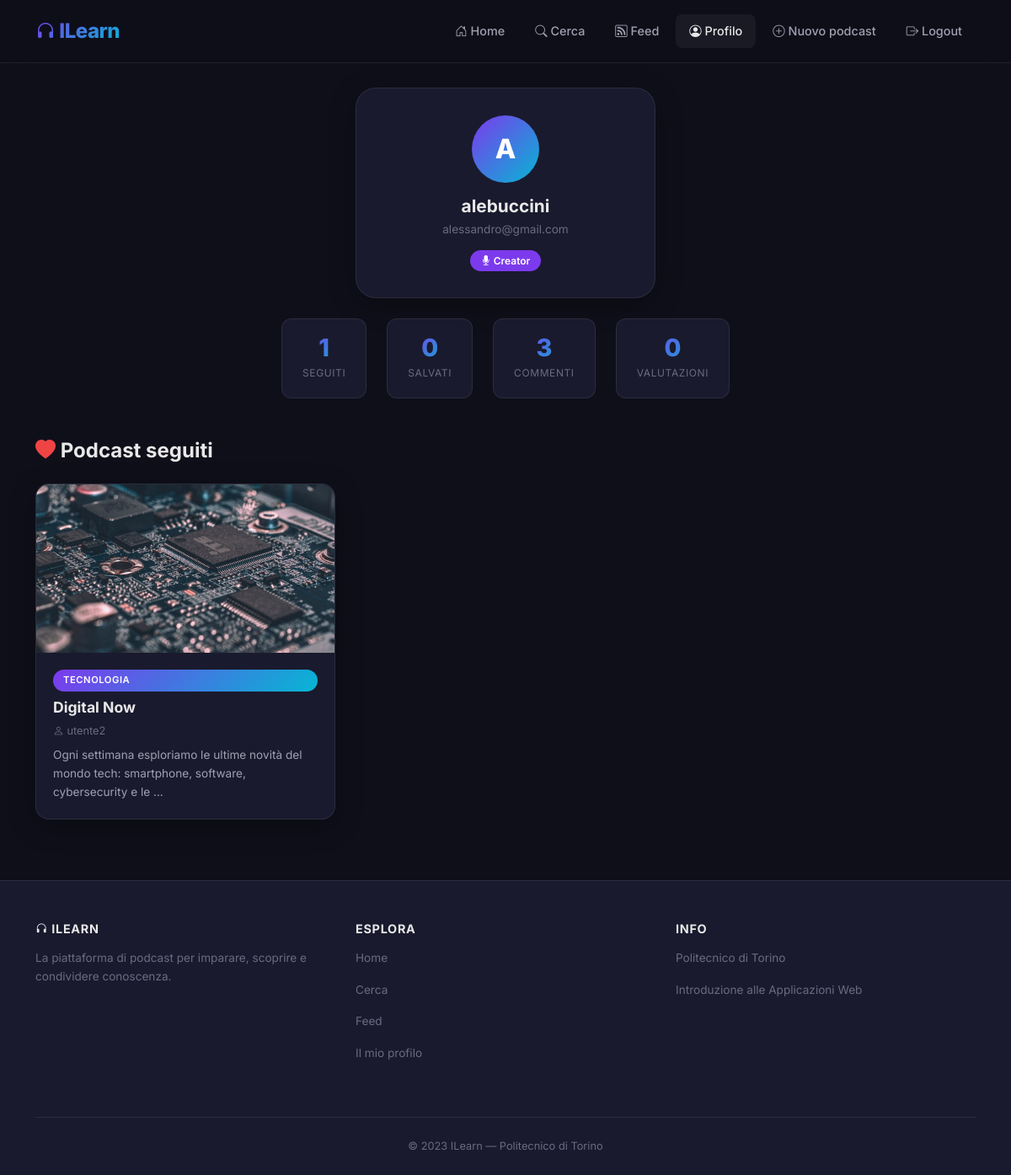
Screenshot of /profilo/5 (signed in) with the database file from the repository.
### tables this page shows
CREATE TABLE "UTENTI" (
	"ID"	INTEGER NOT NULL,
	"Email"	TEXT NOT NULL,
	"Username"	TEXT NOT NULL,
	"Password"	TEXT NOT NULL,
	"Tipo"	INTEGER NOT NULL,
	PRIMARY KEY("ID" AUTOINCREMENT)
);

CREATE TABLE "FOLLOW" (
	"podcast_id"	INTEGER NOT NULL,
	"utente_id"	INTEGER NOT NULL,
	FOREIGN KEY("podcast_id") REFERENCES "PODCAST"("podcast_id") ON DELETE CASCADE,
	FOREIGN KEY("utente_id") REFERENCES "UTENTI"("ID") ON DELETE CASCADE
);

CREATE TABLE "PODCAST" (
	"podcast_id"	INTEGER NOT NULL,
	"Titolo"	TEXT NOT NULL,
	"Descrizione"	TEXT NOT NULL,
	"Categoria"	TEXT NOT NULL,
	"utente_id"	INTEGER NOT NULL,
	"Estensione"	TEXT NOT NULL,
	PRIMARY KEY("podcast_id" AUTOINCREMENT),
	FOREIGN KEY("utente_id") REFERENCES "UTENTI"("ID") ON DELETE CASCADE
);

### app.py (the view)
@app.route('/profilo/<int:user_id>')
@login_required
def profilo(user_id):
    podcast_seguiti = db_interaction.get_podcast_seguiti(user_id)
    id_podcast_seguiti = db_interaction.get_id_podcast_seguiti(user_id)
    user = db_interaction.get_user_by_id(user_id)
    episodi_salvati = db_interaction.get_episodi_salvati(user_id)
    stats = db_interaction.get_user_stats(user_id)
    isactive = True
    return render_template('profilo.html', podcast_seguiti=podcast_seguiti, user=user,
                           isactive=isactive, id_podcast_seguiti=id_podcast_seguiti,
                           episodi_salvati=episodi_salvati, stats=stats)

### app.py (called while the page is built)
@login_manager.user_loader
def load_user(user_id):
    db_user = db_interaction.get_user_with_password_by_id(user_id)
    user = User(id=db_user['ID'], email=db_user['Email'], password=db_user['Password'], type=db_user['Tipo'], username=db_user['Username'])
    return user

### db_interaction.py (called while the page is built)
def get_user_with_password_by_id(id):
    conn = sqlite3.connect('db/podcast.db')
    conn.row_factory = sqlite3.Row
    cursor = conn.cursor()
    sql = 'SELECT * FROM UTENTI WHERE ID = ?'
    cursor.execute(sql, (id,))
    user = cursor.fetchone()
    cursor.close()
    conn.close()
    return user

def get_user_by_id(id):
    conn = sqlite3.connect('db/podcast.db')
    conn.row_factory = sqlite3.Row
    cursor = conn.cursor()
    sql = 'SELECT ID, Email, Username, Tipo FROM UTENTI WHERE ID = ?'
    cursor.execute(sql, (id,))
    user = cursor.fetchone()
    cursor.close()
    conn.close()
    return user

def get_id_podcast_seguiti(user_id):
    seguiti = []
    conn = sqlite3.connect('db/podcast.db')
    conn.row_factory = sqlite3.Row
    cursor = conn.cursor()
    sql = 'SELECT FOLLOW.podcast_id FROM FOLLOW, PODCAST WHERE FOLLOW.podcast_id = PODCAST.podcast_id AND FOLLOW.utente_id = ?'
    cursor.execute(sql, (user_id,))
    result = cursor.fetchall() #elenco IDSerie in un oggetto row
    for row in result:
        elem = row[0]
        seguiti.append(elem)
    cursor.close()
    conn.close()
    return seguiti

def get_podcast_seguiti(userid):
    conn = sqlite3.connect('db/podcast.db')
    conn.row_factory = sqlite3.Row
    cursor = conn.cursor()
    sql = 'SELECT * FROM PODCAST, FOLLOW, UTENTI WHERE PODCAST.podcast_id = FOLLOW.podcast_id AND PODCAST.utente_id = UTENTI.ID AND FOLLOW.utente_id = ?'
    cursor.execute(sql, (userid,))
    podcasts = cursor.fetchall()
    cursor.close()
    conn.close()
    return podcasts

def get_episodi_salvati(utente_id):
    conn = sqlite3.connect('db/podcast.db')
    conn.row_factory = sqlite3.Row
    cursor = conn.cursor()
    cursor.execute('''
        SELECT E.*, P.Titolo AS PodcastTitolo, P.podcast_id, P.Estensione AS PodcastEstensione, S.DataSalvataggio
        FROM SALVATI S
        JOIN EPISODI E ON S.episodio_id = E.episodio_id
        JOIN PODCAST P ON E.podcast_id = P.podcast_id
        WHERE S.utente_id = ?
        ORDER BY S.DataSalvataggio DESC
    ''', (utente_id,))
    result = cursor.fetchall()
    cursor.close()
    conn.close()
    return result

### templates/profilo.html (shortened to what this page needs)
{% extends "base.html" %}
{% block profilo_active %}active{% endblock %}
{% block content %}
<div class="py-4">
    <div class="row justify-content-center mb-4">
        <div class="col-md-5 col-lg-4" data-aos="fade-up">
            <div class="profile-card">
                <div class="profile-avatar">{{ user.Username[0]|upper }}</div>
                <h4 class="profile-username">{{ user.Username }}</h4>
                <p class="profile-email">{{ user.Email }}</p>
                {% if user.Tipo == 1 %}
                <span class="badge-creator"><i class="bi bi-mic-fill"></i> Creator</span>
                {% else %}
                <span class="badge-listener"><i class="bi bi-headphones"></i> Ascoltatore</span>
                {% endif %}
            </div>
        </div>
    </div>
    {% if stats %}
    <div class="profile-stats mb-5" data-aos="fade-up" data-aos-delay="100">
        <div class="profile-stat-card">
            <div class="profile-stat-number">{{ stats.seguiti }}</div>
            <div class="profile-stat-label">Seguiti</div>
        </div>
        <div class="profile-stat-card">
            <div class="profile-stat-number">{{ stats.salvati }}</div>
            <div class="profile-stat-label">Salvati</div>
        </div>
        <div class="profile-stat-card">
            <div class="profile-stat-number">{{ stats.commenti }}</div>
            <div class="profile-stat-label">Commenti</div>
        </div>
        <div class="profile-stat-card">
            <div class="profile-stat-number">{{ stats.valutazioni }}</div>
            <div class="profile-stat-label">Valutazioni</div>
        </div>
    </div>
    {% endif %}
    <h5 class="section-heading" data-aos="fade-up"><i class="bi bi-heart-fill" style="color: #ef4444;"></i> Podcast seguiti</h5>
    {% if podcast_seguiti %}
    <div class="row row-cols-1 row-cols-md-2 row-cols-lg-3 g-4 pb-5">
        {% for podcast in podcast_seguiti %}
        <div class="col" data-aos="fade-up" data-aos-delay="{{ loop.index0 * 100 }}">
            <article class="glass-card">
                <div class="card-img-wrapper">
                    <a href="{{ url_for('podcast', podcast_id=podcast.podcast_id) }}">
                        <img class="card-img-top"
                             src="{{ url_for('static', filename='podcast' + podcast.podcast_id|string + podcast.Estensione) }}"
                             alt="Immagine del podcast {{ podcast.Titolo }}">
                    </a>
                </div>
                <div class="card-body">
                    <span class="badge-category mb-2">{{ podcast.Categoria }}</span>
                    <h5 class="card-title">
                        <a href="{{ url_for('podcast', podcast_id=podcast.podcast_id) }}">{{ podcast.Titolo }}</a>
                    </h5>
                    <p class="card-author"><i class="bi bi-person"></i> {{ podcast.Username }}</p>
                    <p class="card-text">{{ podcast.Descrizione[:100] }}{% if podcast.Descrizione|length > 100 %}...{% endif %}</p>
                </div>
            </article>
        </div>
        {% endfor %}
    </div>
    {% else %}
    <div class="text-center py-4" data-aos="fade-up">
        <p style="color: var(--text-muted);">Non stai seguendo nessun podcast.</p>
        <a href="{{ url_for('home') }}" class="btn btn-gradient mt-2"><i class="bi bi-compass"></i> Esplora podcast</a>
    </div>
    {% endif %}
</div>
{% endblock %}

### static/style.css (style rules this page uses)
:root { --bg-primary: #0f0f1a; --bg-card: #1a1a2e; --bg-elevated: #16213e; --bg-glass: rgba(255, 255, 255, 0.05); --bg-glass-hover: rgba(255, 255, 255, 0.08); --accent-primary: #7c3aed; --accent-secondary: #06b6d4; --gradient-accent: linear-gradient(135deg, #7c3aed, #06b6d4); --gradient-hero: linear-gradient(135deg, #0f0f1a 0%, #1a1a2e 50%, #16213e 100%); --text-primary: #e8e8e8; --text-secondary: #a0a0b0; --text-muted: #6b6b80; --border-glass: rgba(255, 255, 255, 0.08); --shadow-card: 0 8px 32px rgba(0, 0, 0, 0.3); --shadow-hover: 0 16px 48px rgba(124, 58, 237, 0.15); --shadow-glow: 0 0 20px rgba(124, 58, 237, 0.3); --radius-sm: 8px; --radius-md: 12px; --radius-lg: 16px; --radius-xl: 24px; --transition-fast: 0.2s ease; --transition-normal: 0.3s ease; --transition-slow: 0.5s ease; }
* { margin: 0; padding: 0; box-sizing: border-box; }
body { font-family: 'Inter', sans-serif; background-color: var(--bg-primary); color: var(--text-primary); line-height: 1.6; overflow-x: hidden; min-height: 100vh; display: flex; flex-direction: column; }
a { color: var(--accent-secondary); text-decoration: none; transition: color var(--transition-fast); }
.glass-card { background: var(--bg-card); border: 1px solid var(--border-glass); border-radius: var(--radius-lg); overflow: hidden; transition: all var(--transition-normal); box-shadow: var(--shadow-card); height: 100%; display: flex; flex-direction: column; }
.glass-card .card-img-top { width: 100%; height: 200px; object-fit: cover; transition: transform var(--transition-slow); }
.glass-card .card-img-wrapper { overflow: hidden; position: relative; }
.glass-card .card-body { padding: 1.25rem; flex: 1; display: flex; flex-direction: column; }
.glass-card .card-title { font-weight: 700; font-size: 1.1rem; margin-bottom: 0.5rem; color: var(--text-primary); }
.glass-card .card-title a { color: var(--text-primary); }
.glass-card .card-text { color: var(--text-secondary); font-size: 0.85rem; flex: 1; }
.glass-card .card-author { color: var(--text-muted); font-size: 0.8rem; margin-bottom: 0.5rem; }
.badge-category { display: inline-block; padding: 0.25rem 0.75rem; border-radius: 50px; font-size: 0.7rem; font-weight: 600; text-transform: uppercase; letter-spacing: 0.05em; background: var(--gradient-accent); color: white; }
.profile-card { background: var(--bg-card); border: 1px solid var(--border-glass); border-radius: var(--radius-xl); padding: 2rem; text-align: center; box-shadow: var(--shadow-card); }
.profile-avatar { width: 80px; height: 80px; border-radius: 50%; background: var(--gradient-accent); display: flex; align-items: center; justify-content: center; font-weight: 800; font-size: 2rem; color: white; margin: 0 auto 1rem; }
.profile-username { font-weight: 700; font-size: 1.3rem; margin-bottom: 0.25rem; }
.profile-email { color: var(--text-muted); font-size: 0.85rem; margin-bottom: 0.75rem; }
.badge-creator { background: var(--accent-primary); color: white; padding: 0.3rem 0.8rem; border-radius: 50px; font-size: 0.75rem; font-weight: 600; }
.section-heading { font-weight: 700; font-size: 1.5rem; margin-bottom: 1.5rem; color: var(--text-primary); }
.profile-stats { display: flex; justify-content: center; gap: 1.5rem; flex-wrap: wrap; }
.profile-stat-card { background: var(--bg-card); border: 1px solid var(--border-glass); border-radius: var(--radius-md); padding: 1.25rem 1.5rem; text-align: center; min-width: 100px; transition: all var(--transition-fast); }
.profile-stat-number { font-size: 1.8rem; font-weight: 800; background: var(--gradient-accent); -webkit-background-clip: text; -webkit-text-fill-color: transparent; background-clip: text; line-height: 1; }
.profile-stat-label { font-size: 0.75rem; color: var(--text-muted); text-transform: uppercase; letter-spacing: 0.05em; margin-top: 0.3rem; }

### rows the page displays
UTENTI: Username "A", Username "alebuccini", Email "alessandro@gmail.com"
FOLLOW: Estensione (picture), Categoria "TECNOLOGIA", Titolo "Digital Now", Username "utente2", Descrizione "Ogni settimana esploriamo le ultime novità del mondo tech: smartphone, software, cybersecurity e le"

### other values shown
{{ stats.seguiti }} "1"
{{ stats.salvati }} "0"
{{ stats.commenti }} "3"
{{ stats.valutazioni }} "0"
